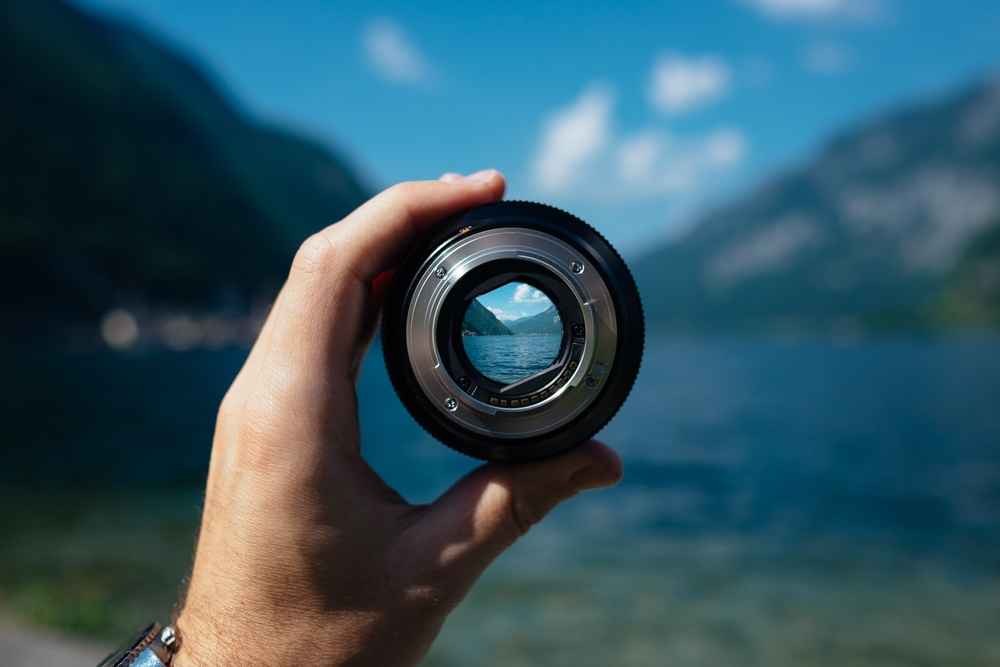
#> input picture Hari/CO1/test.jpeg, 1000 x 667 px, shrunk from 4764 x 3176 before the run
$ jupyter execute --allow-errors 'Image Operation.ipynb'
#> lines starting #> are read from the running program, lines starting #| are printed output that depends on the picture
[cell 1]
import numpy as np
from PIL import Image
from scipy import ndimage
from matplotlib import pyplot as plt
from skimage import transform


a=Image.open('test.jpeg')
#> a is the input picture: PIL image 1000x667 RGB; mean R, G, B 51.2, 86, 99.3
#plt.imshow(a)
b=np.array(a)
c=Image.fromarray(b)
d=ndimage.rotate(c,90)
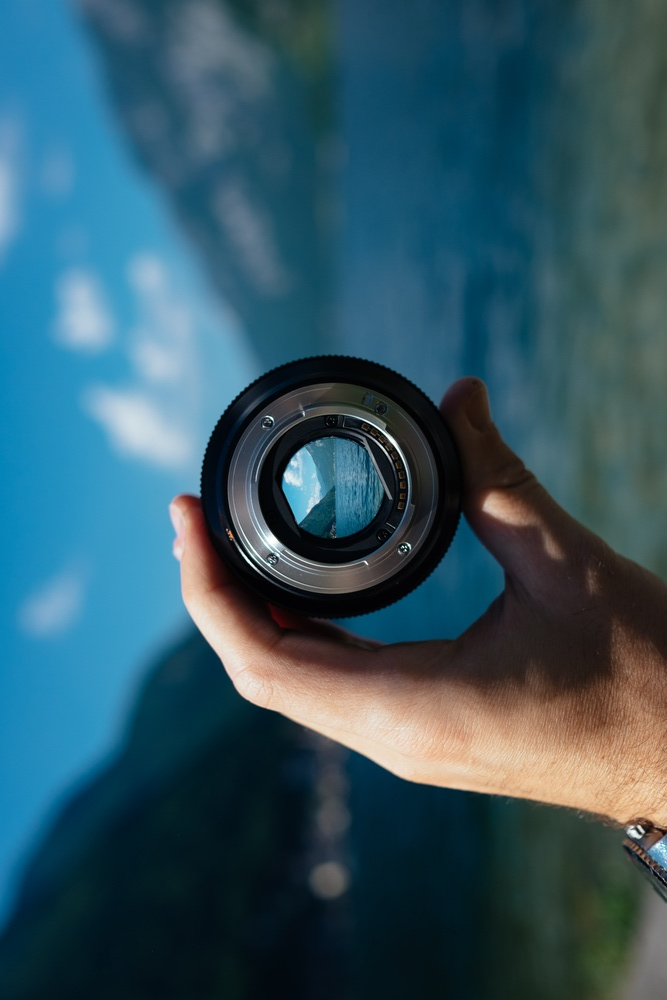
#> d: shape (1000, 667, 3); mean R, G, B 51.2, 86, 99.3
e=ndimage.zoom(d,(0.25,0.25,1.5))
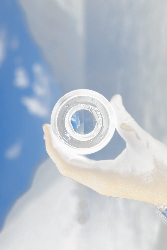
#> e: shape (250, 167, 4); mean R, G, B, A 51.2, 71.7, 94.9, 99.3; transparent parts drawn white
tform = transform.AffineTransform(rotation=90, scale=(0.25, 0.25), translation=(0, 0))
#> (the rest of this cell did not finish here and is left out)
